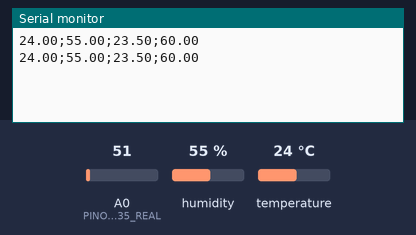
The sketch below on a simulated Arduino Uno, built with avr-gcc and run on an emulated ATmega328P. Parts: the last lines printed to the serial monitor. The inputs (shaded band) are chosen by the test bench; at power-on: humidity 55 %, temperature 24 °C, A0 (PINO_LM35_REAL) = 51.

Above: at 2.8 s.
2.9 s: humidity set to 22 %
At 4.8 s:
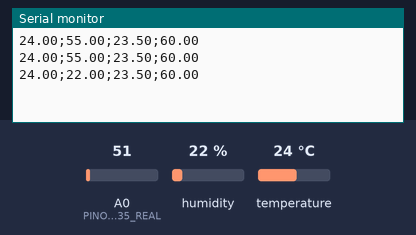
5.6 s: temperature set to 12 °C
At 7.2 s:
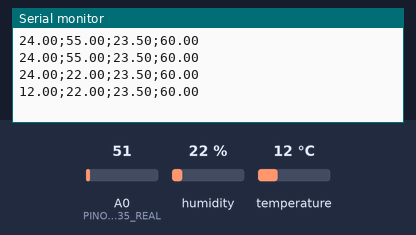
8.3 s: humidity set to 40 %
At 10.9 s:
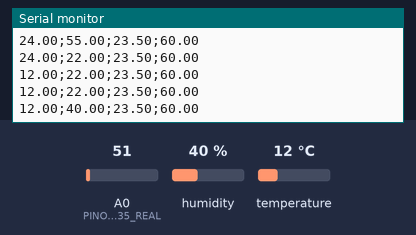
Timing chart, 0 to 12.4 s (numbered marks = the images above; inputs shaded):
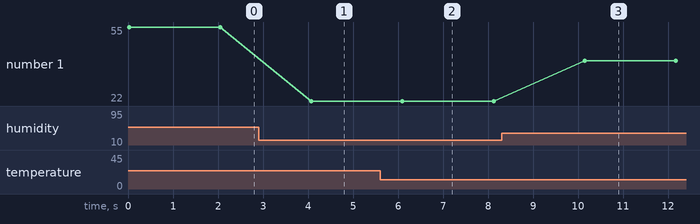

Measured:
- after the input at 2.9 s, the serial monitor: prints a new line after 1.2 s (image 1)
- after the input at 5.6 s, the serial monitor: prints a new line after 0.50 s (image 2)
- after the input at 8.3 s, the serial monitor: prints a new line after 1.8 s (image 3)
- plotted number 1: 55 → 22 after the input at 2.9 s, 22 → 40 after the input at 8.3 s

The sketch:

CodigoArduino01_.ino
```cpp
#include "DHT.h"

#define TIPO_SENSOR DHT11

const int PINO_DHT_REAL = A1;
const int PINO_LM35_REAL = A0;

DHT sensorDHT(PINO_DHT_REAL, TIPO_SENSOR);

float temperaturaLMReal = 0;

// Simulados
float temperaturaDHTSimulada = 23.5;  // temp inferior
float umidadeSimulada = 60.0;         // umid inferior

void setup() {
  Serial.begin(9600);
  sensorDHT.begin();
}

void loop() {
  float umidadeReal = sensorDHT.readHumidity();
  float temperaturaDHTReal = sensorDHT.readTemperature();

  int leituraLM = analogRead(PINO_LM35_REAL);
  temperaturaLMReal = (leituraLM * 5.0 / 1023.0) / 0.01;

  if (isnan(umidadeReal) || isnan(temperaturaDHTReal)) {
    Serial.println("Erro ao ler os dados dos sensores");
  } else {
    // tempSup;umidSup;tempInf;umidInf
    Serial.print(temperaturaDHTReal);
    Serial.print(";");
    Serial.print(umidadeReal);
    Serial.print(";");
    Serial.print(temperaturaDHTSimulada);
    Serial.print(";");
    Serial.println(umidadeSimulada);
  }

  delay(2000);
}
```
